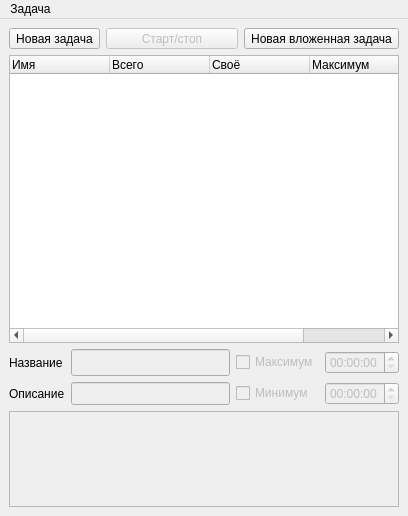
<?xml version="1.0" encoding="UTF-8"?>
<ui version="4.0">
 <class>MainWindow</class>
 <widget class="QMainWindow" name="MainWindow">
  <property name="windowTitle">
   <string>Расписание</string>
  </property>
  <widget class="QWidget" name="centralWidget">
   <layout class="QVBoxLayout" name="verticalLayout">
    <item>
     <layout class="QHBoxLayout" name="horizontalLayout_3">
      <item>
       <widget class="QToolButton" name="novayaZadachaKnopka">
        <property name="sizePolicy">
         <sizepolicy hsizetype="Minimum" vsizetype="Fixed">
          <horstretch>0</horstretch>
          <verstretch>0</verstretch>
         </sizepolicy>
        </property>
        <property name="text">
         <string>Новая задача</string>
        </property>
       </widget>
      </item>
      <item>
       <widget class="QToolButton" name="startStopKnopka">
        <property name="enabled">
         <bool>false</bool>
        </property>
        <property name="sizePolicy">
         <sizepolicy hsizetype="Minimum" vsizetype="Fixed">
          <horstretch>5</horstretch>
          <verstretch>0</verstretch>
         </sizepolicy>
        </property>
        <property name="text">
         <string>Старт/стоп</string>
        </property>
       </widget>
      </item>
      <item>
       <widget class="QToolButton" name="novayaVlozhennayaZadacha">
        <property name="text">
         <string>Новая вложенная задача</string>
        </property>
       </widget>
      </item>
     </layout>
    </item>
    <item>
     <widget class="QTreeWidget" name="derevoZadach">
      <property name="sizePolicy">
       <sizepolicy hsizetype="Expanding" vsizetype="Expanding">
        <horstretch>0</horstretch>
        <verstretch>3</verstretch>
       </sizepolicy>
      </property>
      <column>
       <property name="text">
        <string>Имя</string>
       </property>
      </column>
      <column>
       <property name="text">
        <string>Всего</string>
       </property>
      </column>
      <column>
       <property name="text">
        <string>Своё</string>
       </property>
      </column>
      <column>
       <property name="text">
        <string>Максимум</string>
       </property>
      </column>
      <column>
       <property name="text">
        <string>Минимум</string>
       </property>
      </column>
     </widget>
    </item>
    <item>
     <layout class="QGridLayout" name="gridLayout">
      <item row="0" column="0">
       <widget class="QLabel" name="label">
        <property name="text">
         <string>Название</string>
        </property>
       </widget>
      </item>
      <item row="1" column="1">
       <widget class="QLineEdit" name="kratkoeOpisanie">
        <property name="enabled">
         <bool>false</bool>
        </property>
        <property name="sizePolicy">
         <sizepolicy hsizetype="Expanding" vsizetype="Preferred">
          <horstretch>0</horstretch>
          <verstretch>0</verstretch>
         </sizepolicy>
        </property>
       </widget>
      </item>
      <item row="0" column="1">
       <widget class="QLineEdit" name="imyaZadachi">
        <property name="enabled">
         <bool>false</bool>
        </property>
        <property name="sizePolicy">
         <sizepolicy hsizetype="Expanding" vsizetype="Preferred">
          <horstretch>0</horstretch>
          <verstretch>0</verstretch>
         </sizepolicy>
        </property>
        <property name="font">
         <font>
          <pointsize>12</pointsize>
          <weight>75</weight>
          <bold>true</bold>
         </font>
        </property>
       </widget>
      </item>
      <item row="1" column="0">
       <widget class="QLabel" name="label_2">
        <property name="text">
         <string>Описание</string>
        </property>
       </widget>
      </item>
      <item row="1" column="2">
       <widget class="QCheckBox" name="minimumFlag">
        <property name="enabled">
         <bool>false</bool>
        </property>
        <property name="text">
         <string>Минимум</string>
        </property>
       </widget>
      </item>
      <item row="0" column="2">
       <widget class="QCheckBox" name="maximumFlag">
        <property name="enabled">
         <bool>false</bool>
        </property>
        <property name="text">
         <string>Максимум</string>
        </property>
       </widget>
      </item>
      <item row="0" column="3">
       <widget class="QTimeEdit" name="maximumPeriod">
        <property name="enabled">
         <bool>false</bool>
        </property>
       </widget>
      </item>
      <item row="1" column="3">
       <widget class="QTimeEdit" name="minimumPeriod">
        <property name="enabled">
         <bool>false</bool>
        </property>
       </widget>
      </item>
     </layout>
    </item>
    <item>
     <widget class="QPlainTextEdit" name="detalnoeOpisanie">
      <property name="enabled">
       <bool>false</bool>
      </property>
      <property name="sizePolicy">
       <sizepolicy hsizetype="Expanding" vsizetype="Expanding">
        <horstretch>0</horstretch>
        <verstretch>1</verstretch>
       </sizepolicy>
      </property>
     </widget>
    </item>
   </layout>
  </widget>
  <widget class="QMenuBar" name="menuBar">
   <property name="geometry">
    <rect>
     <x>0</x>
     <y>0</y>
     <width>403</width>
     <height>22</height>
    </rect>
   </property>
   <widget class="QMenu" name="menu">
    <property name="title">
     <string>Задача</string>
    </property>
    <addaction name="novayaZadachaMenu"/>
    <addaction name="novayaVlozhennayaZadachaMenu"/>
    <addaction name="udalitZadachuMenu"/>
   </widget>
   <addaction name="menu"/>
  </widget>
  <action name="novayaZadachaMenu">
   <property name="text">
    <string>Создать</string>
   </property>
  </action>
  <action name="novayaVlozhennayaZadachaMenu">
   <property name="text">
    <string>Создать вложенную</string>
   </property>
  </action>
  <action name="udalitZadachuMenu">
   <property name="text">
    <string>Удалить</string>
   </property>
  </action>
 </widget>
 <resources/>
 <connections/>
</ui>
